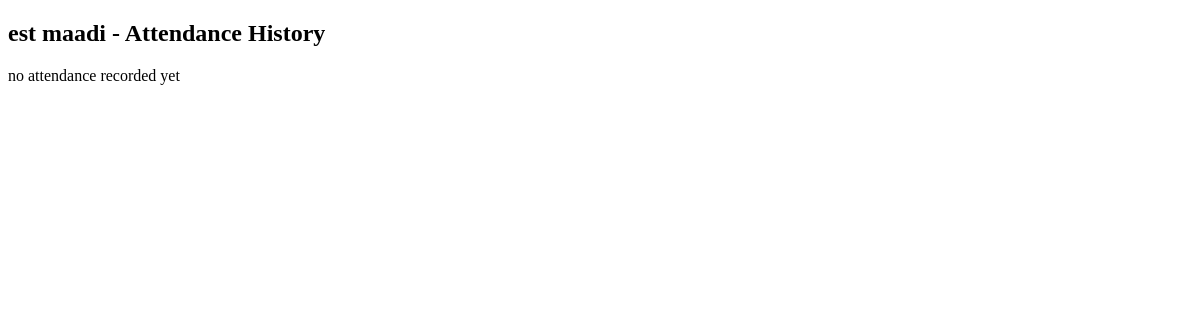
Page /group/1/attendance/history on the earlier database version.
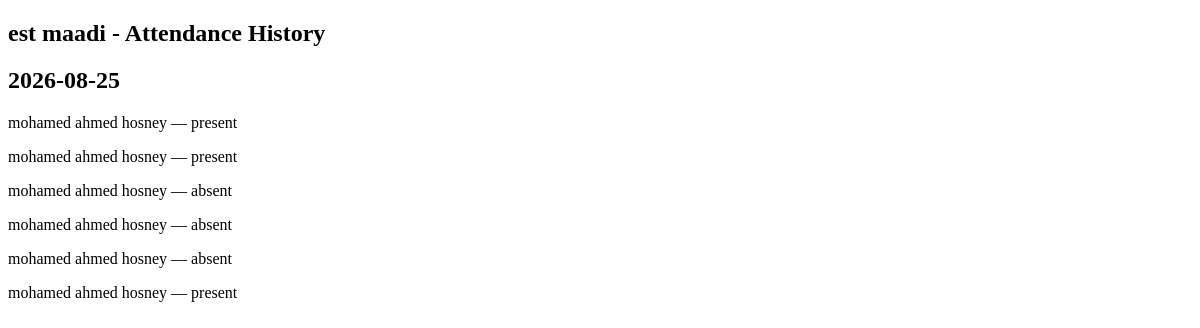
Same page on the later database version.
### models/groups.py (models this page shows)
class Groups(db.Model):
    __tablename__ = "group"
    id = db.Column(db.Integer, primary_key=True)
    name = db.Column(db.String(50))

### models/attendance.py (models this page shows)
class Attendance(db.Model):
    __tablename__ = "attendance"
    id = db.Column(db.Integer, primary_key=True)
    student_id = db.Column(db.Integer, db.ForeignKey("student.id"), nullable=False)
    group_id = db.Column(db.Integer, db.ForeignKey("group.id"), nullable=False)
    date = db.Column(db.Date, nullable=False)
    is_attend = db.Column(db.Boolean, default=False)
    student = db.relationship("Student")

### models/student.py (models this page shows)
class Student(db.Model):
    __tablename__ = "student"
    id = db.Column(db.Integer, primary_key=True)
    name = db.Column(db.String(50))
    student_num = db.Column(db.String(50))
    parent_num = db.Column(db.String(50))

### routes/attendance.py (the view)
@attendance.route("/group/<int:group_id>/attendance/history")
def attendance_history(group_id):
    group = Groups.query.get_or_404(group_id)
    records = Attendance.query.filter_by(group_id=group_id).order_by(Attendance.date.desc()).all()
    sessions = {}
    for record in records:
        sessions.setdefault(record.date, []).append(record)
    return render_template("attendance-history.html", group=group, sessions=sessions, name="attendance history")

### templates/attendance-history.html
{% extends "base.html"%}
{%block body%}
<section class="recorded-page">
    <div class="recorded-header">
       <h1>{{group.name}} - Attendance History</h1>
    </div>
</section>
<section>
    <div class="admin-container">
        {% for session_date, records in sessions.items() %}
        <div class="card-admin">
            <div class="card-header">
                <h2 class="card-title">{{session_date}}</h2>
            </div>
            <div>
                {% for record in records %}
                <p>
                    {{record.student.name}} —
                    {% if record.is_attend %}
                        present
                    {% else %}
                        absent
                    {% endif %}
                </p>
                {% endfor %}
            </div>
        </div>
        {% else %}
        <p>no attendance recorded yet</p>
        {% endfor %}
    </div>
</section>
{%endblock%}

### templates/base.html (shortened to what this page needs)
<!DOCTYPE html>
<html lang="en">
<head>
    <link rel="stylesheet" href="{{url_for('static', filename='style.css')}}">
</head>
<body>
    {%block body%}
    {%endblock%}
</body>
</html>

Differences in the rows shown:
added Attendance: sessions "2026-08-25", student.name "mohamed ahmed hosney", is_attend "present"
added Attendance: student.name "mohamed ahmed hosney", is_attend "present"
added Attendance: student.name "mohamed ahmed hosney", is_attend "absent"
added Attendance: student.name "mohamed ahmed hosney", is_attend "absent"
added Attendance: student.name "mohamed ahmed hosney", is_attend "absent"
added Attendance: student.name "mohamed ahmed hosney", is_attend "present"
Other differences:
text no longer shown: "no attendance recorded yet"
